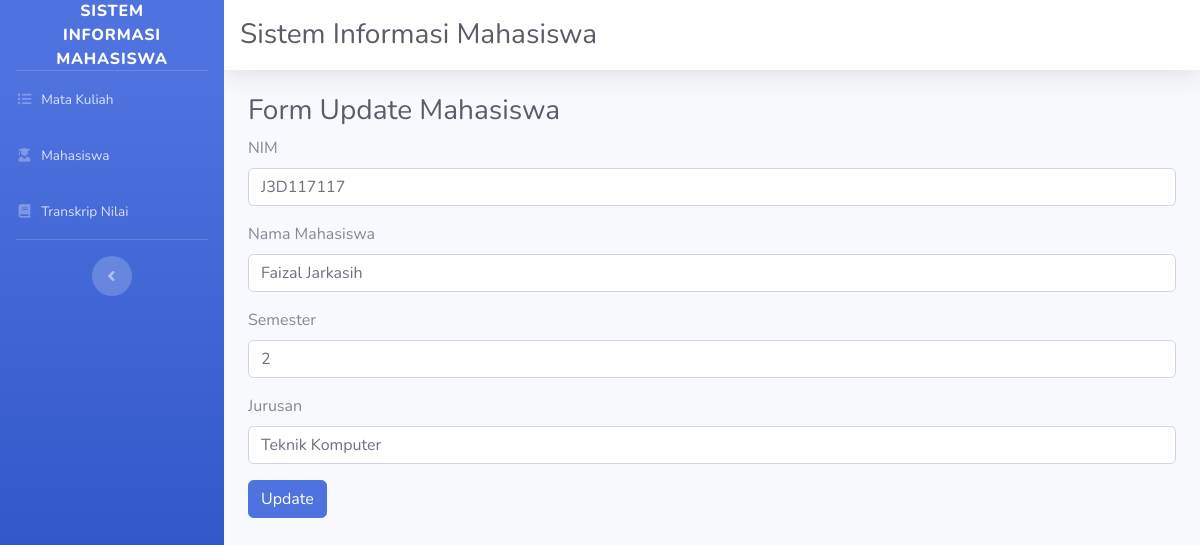
The page /index.php/mahasiswa/update_mahasiswa/J3D117117 on the database its author committed.
### tables this page shows
CREATE TABLE `mahasiswa` (
  `nim` varchar(20) NOT NULL,
  `nama_mahasiswa` varchar(100) NOT NULL,
  `semester` int(10) NOT NULL,
  `jurusan` varchar(100) NOT NULL
);

### application/controllers/mahasiswa.php (called while the page is built, shortened)
<?php
class Mahasiswa extends CI_Controller{
	public function __construct()
	{
		$this->load->model('mahasiswa_model');
	}
    public function update_mahasiswa($nim)
    {
        $query = $this->mahasiswa_model->getSingleMahasiswa('nim', $nim);
        $arrDataMahasiswa['dataMahasiswa']= $query->row_array();
        $this->load->view('mahasiswa_update', $arrDataMahasiswa);
    }
}

### index.php (called while the page is built, shortened)
<?php
require_once BASEPATH.'core/CodeIgniter.php';

### application/models/mahasiswa_model.php (called while the page is built, shortened)
<?php
class Mahasiswa_model extends CI_model{
	public function getSingleMahasiswa($field, $value)
    {
        $this->db->where($field, $value);
        return $this->db->get('mahasiswa');
    }
}

### application/views/mahasiswa_update.php (the view, shortened to what this page needs)
<div class="container-fluid">
    <h1 class="h3 mb-2 text-gray-800">Form Update Mahasiswa</h1>
    <?php echo form_open(); ?>
        <div class="form-group">
            <label for="nim">NIM</label>
            <?php echo form_input('nim', $dataMahasiswa['nim'], 'class="form-control" placeholder="Isi NIM" id="nim"') ?>
        </div>
        <div class="form-group">
            <label for="nama_mahasiswa">Nama Mahasiswa</label>
            <?php echo form_input('nama_mahasiswa', $dataMahasiswa['nama_mahasiswa'], 'class="form-control" placeholder="Isi Nama Mahasiswa" id="nama_mahasiswa"') ?>
        </div>
        <div class="form-group">
            <label for="semester">Semester</label>
            <?php echo form_input('semester', $dataMahasiswa['semester'], 'class="form-control" placeholder="Isi Semester" id="semester"') ?>
        </div>
        <div class="form-group">
            <label for="jurusan">Jurusan</label>
            <?php echo form_input('jurusan', $dataMahasiswa['jurusan'], 'class="form-control" placeholder="Isi Jurusan" id="jurusan"') ?>
        </div>
        <div class="form-group">
            <button type="submit" class="btn btn-primary">Update</button>
        </div>
</div>

### rows shown on the page
mahasiswa: nim "J3D117117", nama_mahasiswa "Faizal Jarkasih", semester "2", jurusan "Teknik Komputer"
